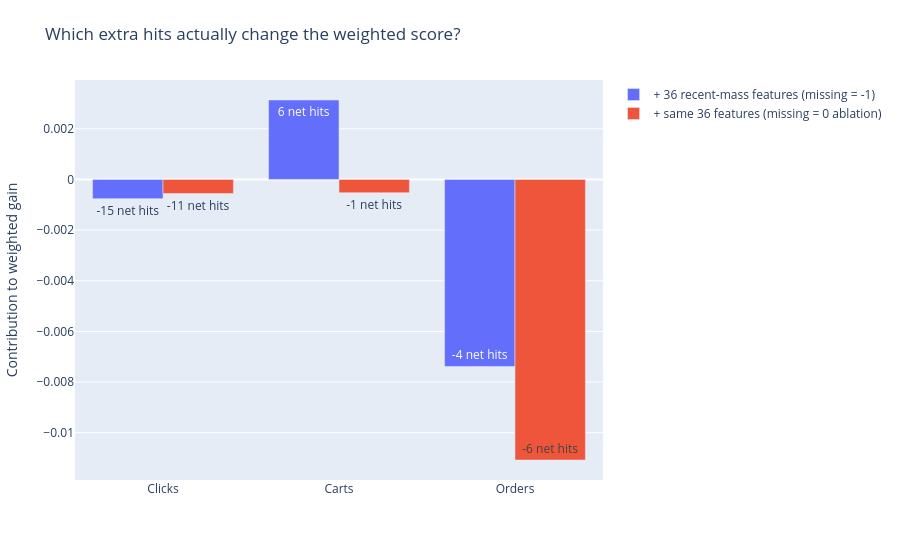

Notebook code cell kept with this figure:
### Markdown cell above
## Extra-hit contributions

### Code cell
view.show_chart(5)

### Figure 1 — Plotly figure (JSON) as saved in the notebook; plotly's stock layout.template omitted (floating-point values rounded to 4 significant figures)
{"data": [{"name": "+ 36 recent-mass features (missing = -1)", "text": ["-15 net hits", "6 net hits", "-4 net hits"], "type": "bar", "x": ["Clicks", "Carts", "Orders"], "y": [-0.000758, 0.003136, -0.007385]}, {"name": "+ same 36 features (missing = 0 ablation)", "text": ["-11 net hits", "-1 net hits", "-6 net hits"], "type": "bar", "x": ["Clicks", "Carts", "Orders"], "y": [-0.0005558, -0.0005226, -0.01108]}], "layout": {"barmode": "group", "margin": {"b": 80, "l": 65, "r": 35, "t": 80}, "title": {"text": "Which extra hits actually change the weighted score?"}, "yaxis": {"title": {"text": "Contribution to weighted gain"}}}}
